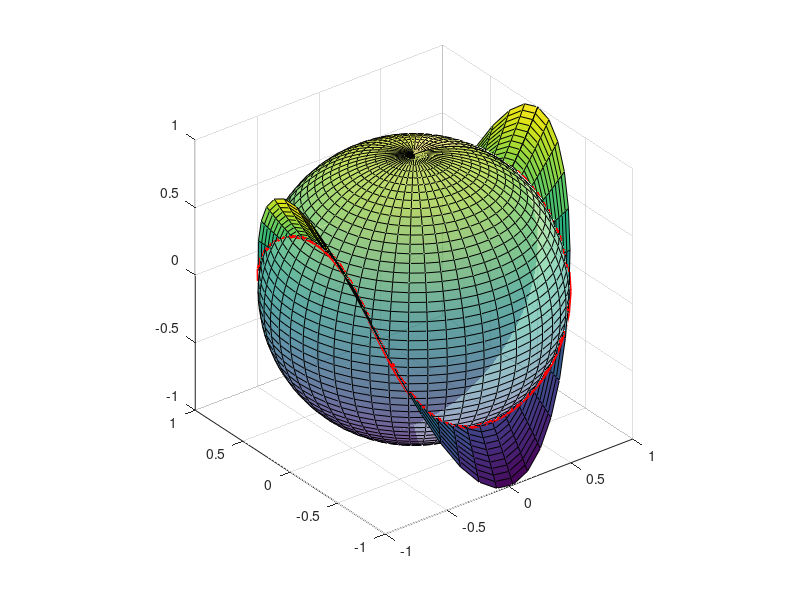

The MATLAB script that drew this image: (Note: this script raises an error after producing the figure.)
%% intersection of the sphere with a saddle

clear all

[x,y,z] = sphere(50);
surf(x,y,z,'facealpha',.5); hold on;
[ t, r ] = meshgrid( linspace(0, 2*pi, 50), linspace(0, 1, 50) );
surf( r.*cos(t), r.*sin(t), r.^2.*cos(t).^2 - r.^2.*sin(t).^2 ); 


phi = linspace(0, 2*pi);
theta = acos( ( -1 + sqrt( 1 + 4*cos(2*phi).^2 ) ) ./ ( 2*cos(2*phi) ) );
plot3(sin(theta).*cos(phi), sin(theta).*sin(phi), cos(theta), 'r', 'linewidth', 4 ); hold off;
axis equal;

syms x y z r t p 
F(x,y,z) = [ x^2*y, cos(y)+x^2, y^2+sin(z) ];

%% Confirm Stokes' theorem
X1(r,t,p) = [ r*sin(t)*cos(p), r*sin(t)*sin(p), r*cos(t) ]; 
X1sub(t,p) = subs( X1(r,t,p), r, 1 ); % Parametrize sphere
curlFX1(t,p) = subs( curl(F(x,y,z)), [x,y,z], X1sub(t,p) );
Integrand(t,p) = dot( curlFX1(t,p), cross( diff(X1sub(t,p),t), diff(X1sub(t,p),p) ) );
tMax(p) = acos( ( -1 + sqrt( 1 + 4*cos(2*p)^2 ) ) / ( 2*cos(2*p) ) ) ;

integrand = matlabFunction( Integrand(t,p), 'Vars', [p,t] );
tmax = matlabFunction( tMax(p) );
curlFluxS1 = integral2(integrand, 0, 2*pi, 0, tmax) % Compute flux of curl over sphere

X2(r,t,z) = [ r*cos(t), r*sin(t), z ];
X2sub(r,t) = subs( X2(r,t,z), z, r^2*cos(2*t) );
curlFX2(r,t) = subs( curl(F(x,y,z)), [x,y,z], X2sub(r,t) );
Integrand = dot( curlFX2(r,t), cross( diff(X2sub(r,t),r), diff(X2sub(r,t),t) ) );
rMax(t) = sqrt( (sqrt(1+4*cos(2*t)^2)-1) / (2*cos(2*t)^2) );
integrand = matlabFunction( Integrand, 'Vars', [t,r] );
rmax = matlabFunction( rMax(t) );
curlFluxS2 = integral2(integrand, 0, 2*pi, 0, rmax) % Compute flux of curl over saddle

C(p) = subs( X1sub(t,p), t, tMax(p) );
Fp(p) = subs(F(x,y,z), [x,y,z], C(p));
Integrand = dot( Fp(p), diff(C(p),p) );
integrand = matlabFunction( Integrand );
lineIntC = integral(integrand, 0, 2*pi) % Compute line integral along intersection

%% Confirm Divergence theorem
FX1(t,p) = subs( F(x,y,z), [x,y,z], X1sub(t,p) );
Integrand(t,p) = dot( FX1(t,p), cross( diff(X1sub(t,p),t), diff(X1sub(t,p),p) ) );
tMax(p) = acos( ( -1 + sqrt( 1 + 4*cos(2*p)^2 ) ) / ( 2*cos(2*p) ) ) ;
integrand = matlabFunction( Integrand(t,p), 'Vars', [p,t] );
tmax = matlabFunction( tMax(p) );
fluxS1 = integral2(integrand, 0, 2*pi, 0, tmax) % Compute flux over sphere

FX2(r,t) = subs( F(x,y,z), [x,y,z], X2sub(r,t) );
Integrand(r,t) = dot( FX2(r,t), cross( diff(X2sub(r,t),t), diff(X2sub(r,t),r) ) );
rMax(t) = sqrt( (sqrt(1+4*cos(2*t)^2) -1) / (2*cos(2*t)^2) );
integrand = matlabFunction( Integrand, 'Vars', [t,r] );
rmax = matlabFunction( rMax(t) );
fluxS2 = integral2(integrand, 0, 2*pi, 0, rmax) % Compute flux over saddle

Integrand = subs( divergence(F(x,y,z)), [x,y,z], X1(r,t,p) ) * abs(det(jacobian(X1)));
integrand = matlabFunction( Integrand, 'Vars', [p,r,t] );
tMax(p,r) = acos( ( -1 + sqrt( 1 + 4*cos(2*p)^2 ) ) / ( 2*cos(2*p) ) ) ;
tmax = matlabFunction( tMax(p,r), 'Vars', [p,r] );
volDiv = integral3( integrand, 0, 2*pi, 0, 1, 0, tmax)
fluxS1 + fluxS2
